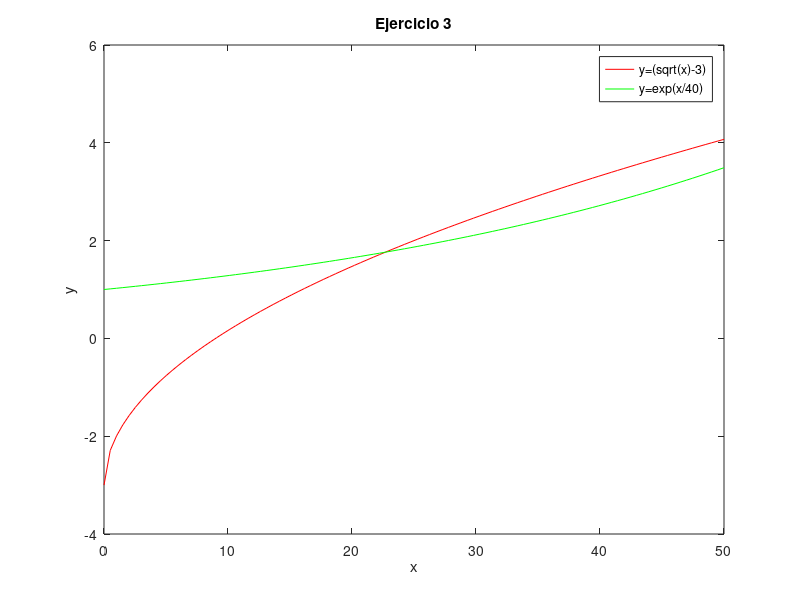

This figure's MATLAB source:
%graficar
figure;

%escala 
x=linspace(0,50,100);

%funcion
y= (sqrt(x)-3);

%pintar
plot(x,y, "r");

%titulo
title("Ejercicio 3");

%labels de los ejes
xlabel("x");
ylabel("y");

%superponer grafica 
hold on

x=linspace(0,50,100);
y=exp(x/40);

plot(x,y,"g");


%superponer desactivado
hold off

%pintar una leyenda descriptiva para cada color 
legend("y=(sqrt(x)-3)", "y=exp(x/40)");

